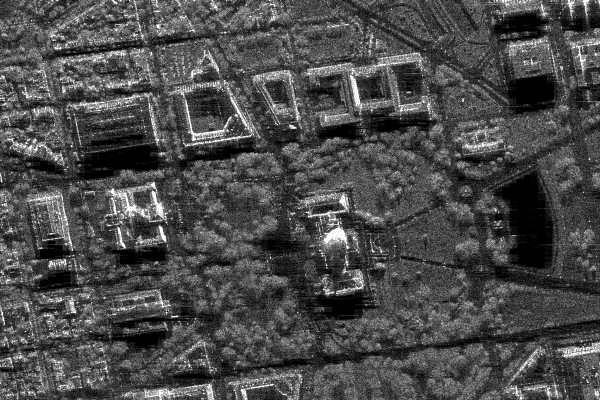
#> input picture sar_1_gray.jpg, 600 x 400 px
$ jupyter execute IP_TASK1_2025.ipynb
#> lines starting #> are read from the running program, lines starting #| are printed output that depends on the picture; after the words box and inside, x2 and y2 are one past the last pixel; in counts of white or black regions, pixels touching at a corner belong together
[cell 1]
# 1. Загрузите изображение в оттенках серого sar_1_gray.jpg.
# 2. постройте гистограмму
# 3. реализуйте алгоритм гамма коррекции с параметром гамма <1, >1.
# 4. Сравните исходное изображение, скорректированное при помощи гамма-фильтра. MSE, SSIM.
# 5. реализуйте алгоритм статистической цветокоррекции на основе статистики eq_gray.
# 6. Протестируйте работу алгоритмов пороговой фильтрации с различными параметрами.
# Для каждого решения - напечатайте результат

[cell 2]
import numpy as np
import cv2
import matplotlib.pyplot as plt
from skimage.metrics import structural_similarity as ssim, mean_squared_error

[cell 3]
img = cv2.imread('sar_1_gray.jpg')
#> img is the input picture: shape (400, 600, 3); min 0, max 255, mean 74.9

[cell 4]
plt.imshow(img)

[cell 5]
img[250,250]
#> Out = [74, 74, 74]

[cell 6]
img_roi = img[100:200, 400:600]
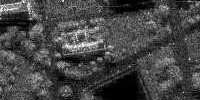
#> img_roi: shape (100, 200, 3); min 0, max 255, mean 69.2

[cell 7]
plt.imshow(img_roi)

## Гистограмма

[cell 8]
histSize = 256
histRange = (0, 256)
accumulate = False

b_hist = cv2.calcHist([img], [0], None, [histSize], histRange, accumulate=accumulate)
#> b_hist = 256 values, max 3786 at index 1, min 40 at index 251, mean 937.5
plt.plot(b_hist)
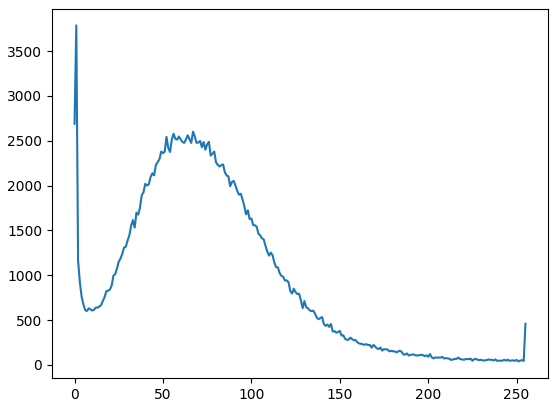
#> figure drawn by matplotlib, 1 panel; curve peaks at x = 1, y = 3786

[cell 9]
b_hist_cum = b_hist.cumsum()
#> b_hist_cum = 256 values from 2689 to 240000

[cell 10]
plt.plot(b_hist_cum)
plt.xlabel('Интенсивность пикселей')
plt.ylabel('Количество пикселей')
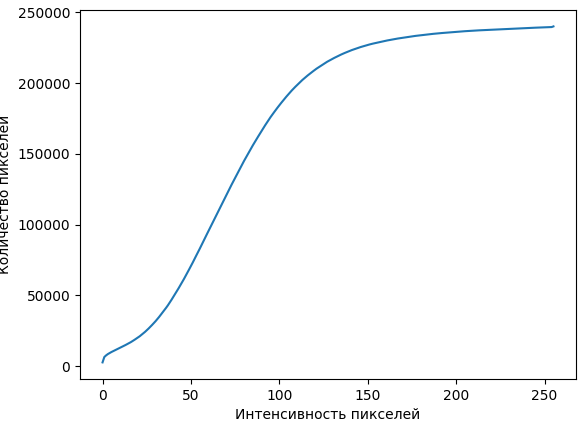
#> figure drawn by matplotlib, 1 panel; curve peaks at x = 255, y = 240000

Гамма-коррекция

[cell 11]
plt.figure(figsize=(22, 6))

[cell 12]
gamma1 = 0.1

[cell 13]
gamma_corrected = np.array(255 * (img / 255.0) ** gamma1, dtype='uint8')
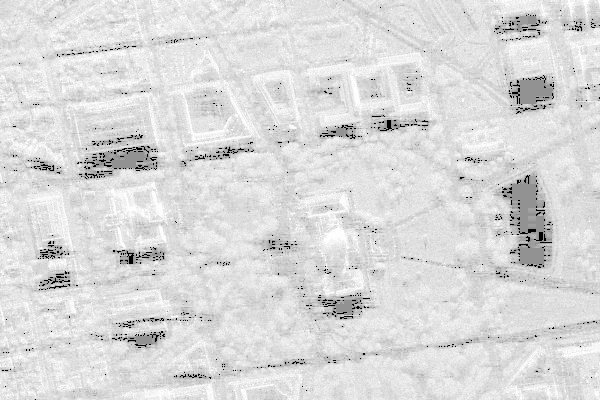
#> gamma_corrected: shape (400, 600, 3); min 0, max 255, mean 218.4

plt.subplot(1,2,1)
plt.imshow(img, cmap='gray')
plt.title("Исходное")
plt.axis('off')

mse_value = mean_squared_error(img, gamma_corrected)
#> mse_value = 21665

ssim_value, _ = ssim(img, gamma_corrected, full=True, win_size=3)
#> ssim_value = 0.339

print(f"MSE: {mse_value:.4f}")
#| MSE: 21665.0396
print(f"SSIM: {ssim_value:.4f}")
#| SSIM: 0.3395

plt.subplot(1,2,2)
plt.imshow(gamma_corrected, cmap='gray')
plt.title(f"Гамма={gamma1}")
plt.axis('off')

plt.show()

[cell 14]
gamma1 = 2.5

[cell 15]
gamma_corrected = np.array(255 * (img / 255.0) ** gamma1, dtype='uint8')
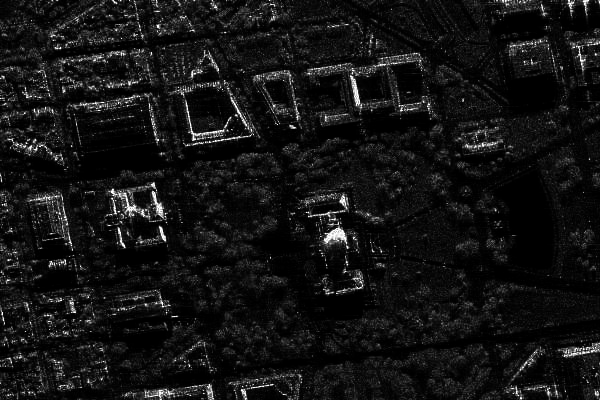
#> gamma_corrected: shape (400, 600, 3); min 0, max 255, mean 19.6

plt.subplot(1,2,1)
plt.imshow(img, cmap='gray')
plt.title("Исходное")
plt.axis('off')

mse_value1 = mean_squared_error(img, gamma_corrected)
#> mse_value1 = 3556.5

ssim_value1, _ = ssim(img, gamma_corrected, full=True, win_size=3)
#> ssim_value1 = 0.309

print(f"MSE: {mse_value1:.4f}")
#| MSE: 3556.5202
print(f"SSIM: {ssim_value1:.4f}")
#| SSIM: 0.3092

plt.subplot(1,2,2)
plt.imshow(gamma_corrected, cmap='gray')
plt.title(f"Гамма={gamma1}")
plt.axis('off')

plt.show()

[cell 16]
img_gray = cv2.cvtColor(img, cv2.COLOR_BGR2GRAY)
eq_gray = cv2.equalizeHist(img_gray)
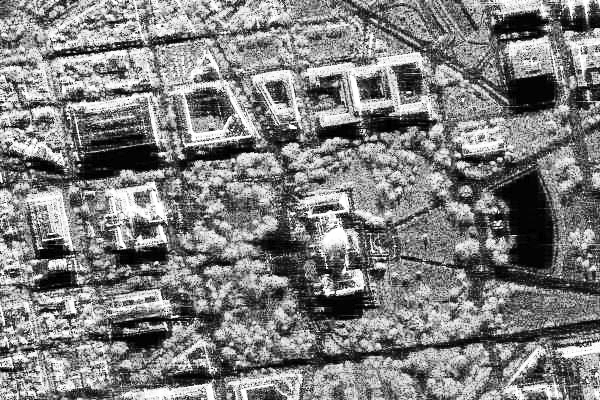
#> eq_gray: shape (400, 600); min 0, max 255, mean 127

[cell 17]
plt.imshow(eq_gray, cmap="gray")

Пороговая фильтрация

[cell 18]
_,thresh1 = cv2.threshold(img_gray,60,255,cv2.THRESH_BINARY)
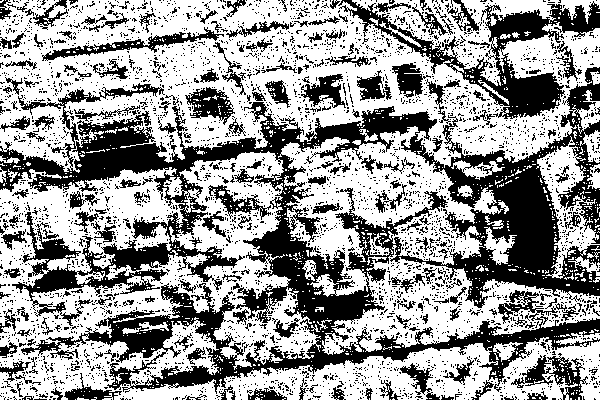
#> thresh1: shape (400, 600); 60.1% white; 3775 black regions (3574 under 20 px), largest, box (x1, y1, x2, y2) and area: (0, 67, 600, 394) 57402, (338, 0, 600, 119) 7094, (42, 27, 224, 61) 1234
_,thresh2 = cv2.threshold(img_gray,150,255,cv2.THRESH_BINARY)
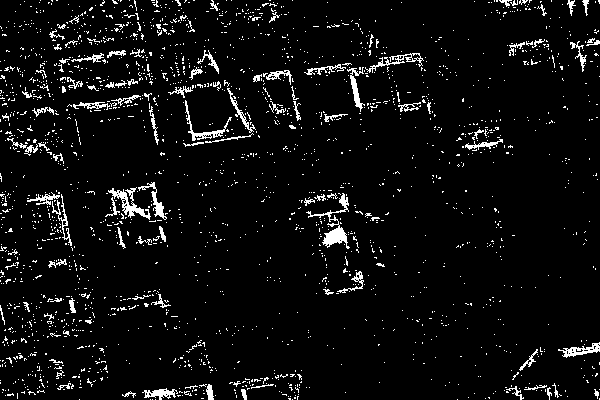
#> thresh2: shape (400, 600); 5.5% white in thin lines or dots
_,thresh3 = cv2.threshold(img_gray,254,255,cv2.THRESH_BINARY)
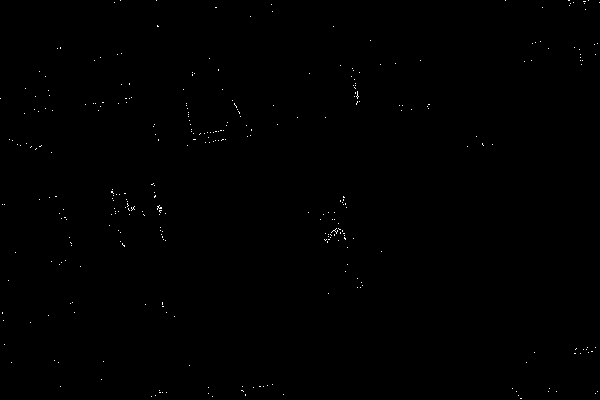
#> thresh3: shape (400, 600); 0.19% white in thin lines or dots

[cell 19]
plt.subplot(1,3,1)
plt.title("60")
plt.imshow(thresh1, cmap='gray')
plt.subplot(1,3,2)
plt.imshow(thresh1, cmap='gray')
plt.title("150")
plt.imshow(thresh2, cmap='gray')
plt.subplot(1,3,3)
plt.title("254")
plt.imshow(thresh3, cmap='gray')

plt.show()
